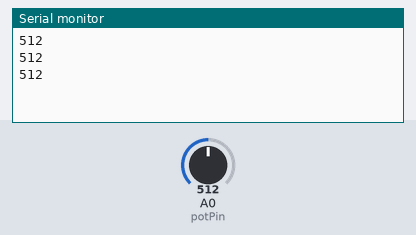
The sketch below on a simulated Arduino Uno, built with avr-gcc and run on an emulated ATmega328P. On the bench: the last lines printed to the serial monitor. The test bench sets the inputs (shaded band); at power-on: A0 (potPin) = 512.

Above: at 2.2 s.
2.3 s: A0 (potPin) set to 716
At 2.9 s:
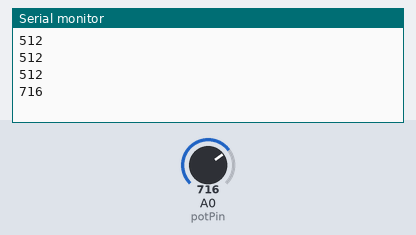
3.8 s: A0 (potPin) set to 900
At 4.4 s:
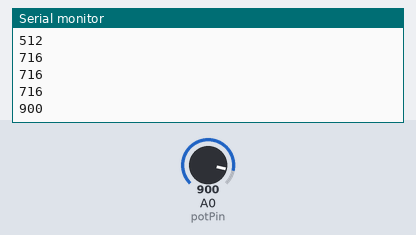
Timing chart, 0 to 6.8 s (numbered marks = the images above; inputs shaded):
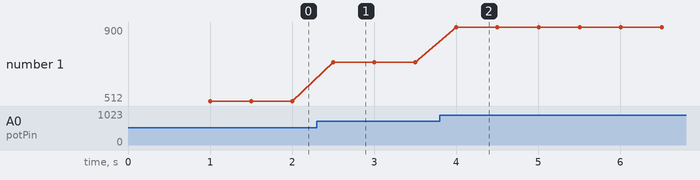

The sketch:

water_and_moisture.ino
```cpp
const int potPin = 14;

int potValue = 0;

void setup() {
  Serial.begin(9600);
  delay(1000);
}

void loop() {
  // Reading potentiometer value
  potValue = analogRead(potPin);
  Serial.println(potValue);
  delay(500);
}
```

Measured:
- after the input at 2.3 s, the serial monitor: prints a new line after 0.20 s (image 1)
- after the input at 3.8 s, the serial monitor: prints a new line after 0.20 s (image 2)
- plotted number 1: 512 → 716 after the input at 2.3 s, 716 → 900 after the input at 3.8 s
